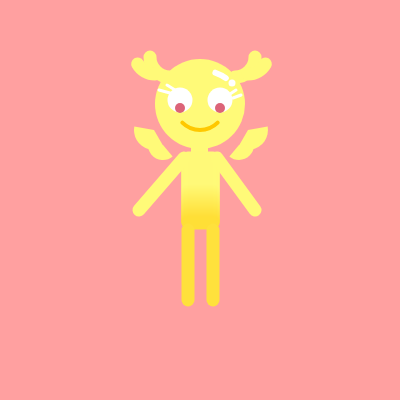
Frame 1 (no input)
Frame 60 (no input): identical to frame 1, image omitted
Frame 120 (the mouse pressed at the canvas centre since frame 60): identical to frame 1, image omitted

The p5.js sketch that drew this single still picture (run headless with seeded random() and noise() and a simulated clock; from frame 60 on, the mouse is pressed at the canvas centre):

// p5.js sketch
// ── sketch.js
function setup() {
  createCanvas(400, 400);
	ellipseMode(CENTER);
	c1 = color(255,250,120); //yellow
	c2 = color(255,200,0); //orange
	c3 = random(c1,c2);
}

function draw() {
	background(255,160,160);
	strokeJoin(ROUND);
	
	//head
	noStroke();
	fill(c1);
	ellipse(200,104,90,90);
	
	//eyes
	noStroke();
	fill(255);
	ellipse(180,100,25,25); //left 
	ellipse(220,100,25,25); //right

	
	//pupils
	fill(220,100,120);
	ellipse(180,108,10,10); //left
	ellipse(220,108,10,10); //right
	
	//smile
	stroke(c2);
	strokeWeight(4);
	noFill();
	arc(200,105,50,50,QUARTER_PI,HALF_PI+QUARTER_PI);
	
	//eyelashes (left)
	stroke(255);
	strokeWeight(3);
	line(170,93,159,90); //top
	line(175,90,167,85); //bottom
	//eyelashes(right)
	line(230,94,236,90); //top
	line(233,98,241,95); //bottom
	
	//neck
	noStroke();
	fill(c1);
	rect(191,146,17,8);
	
	//antlers
	stroke(c1);
	strokeWeight(13);
	noFill();
	arc(170,57,40,40,HALF_PI,radians(180));//left
	arc(155,54,40,40,HALF_PI,radians(150));//left-below
	arc(235,57,40,40,radians(0),HALF_PI);//right
	arc(248,54,40,40,radians(30),HALF_PI);//right-below
	
	//body
	//referenced from p5 examples on linear gradient 
	//https://p5js.org/examples/color-linear-gradient.html
	for (var i = 158;i<=158+65;i++){
		var inter=map(i,190,190+60,0,1);
		var whoa = lerpColor(c1,c2,inter);
		stroke(whoa);
		line(188,i,188+25,i);
	}
	
	//arms
	stroke(c1);
	noFill();
	line(139,210,184,158); //left
	line(217,158,255,210); //right
	
	//legs
	stroke(lerpColor(c1,c2,0.5));
	line(188,230,188,300); //left
	line(213,230,213,300); //right
	
	//wings
	fill(c1);
	noStroke();
	arc(154,130,40,40,radians(60),radians(190));//left
	arc(163,145,30,30,radians(50),radians(180));//left-bottom
	arc(248,130,40,40,radians(350),radians(120));//right
	arc(239,145,30,30,radians(0),radians(130));//right-bottom
	
	
	//highlights
	noFill();
	stroke(255);
	strokeWeight(6);
	arc(200,115,90,90,radians(290),radians(305));
	
	fill(255);
	noStroke();
	ellipse(232,83,7,7); 
}
